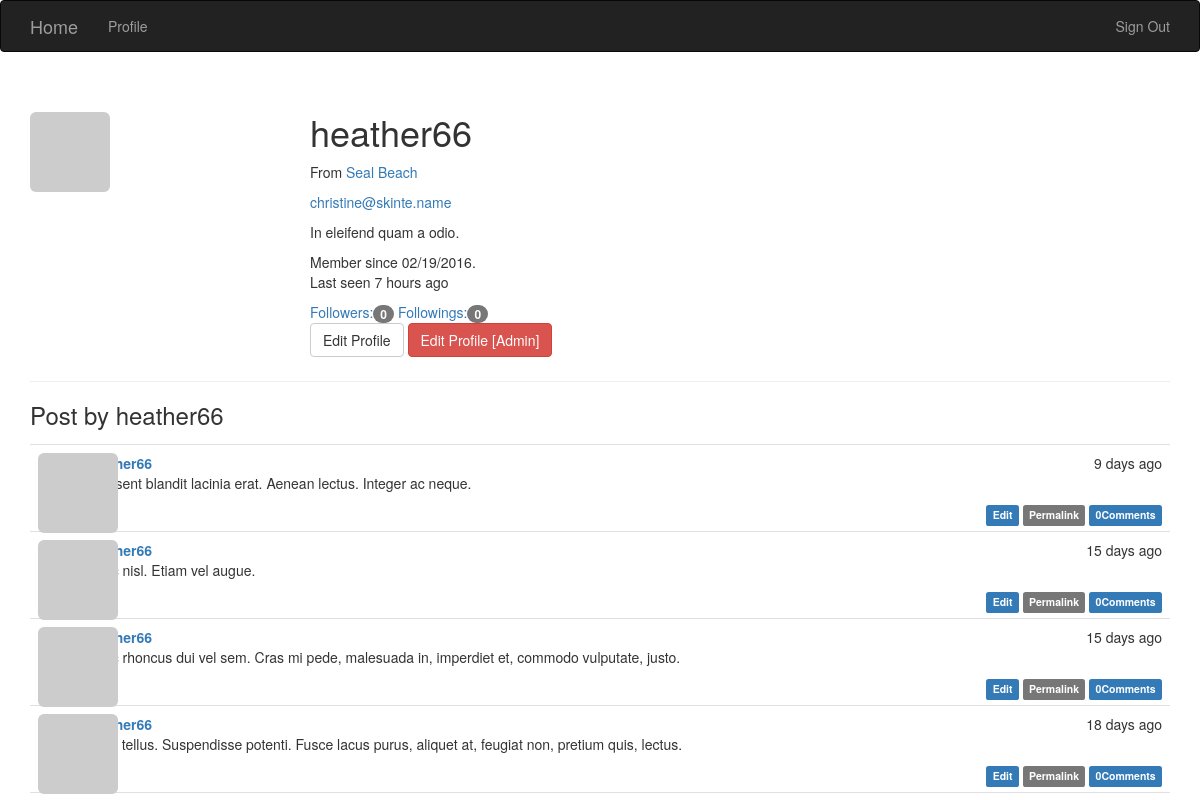
/user/heather66 (signed in), run on the app's committed database.
### flasky.py (models this page shows, shortened)
class User(UserMixin, db.Model):
    __tablename__ = 'users'
    id = db.Column(db.Integer, primary_key=True)
    email = db.Column(db.String(64), unique=True, index=True)
    username = db.Column(db.String(64), unique=True)
    password_hash = db.Column(db.String(128))
    role_id = db.Column(db.Integer, db.ForeignKey('roles.id'))
    confirmed = db.Column(db.Boolean, default=False)
    location = db.Column(db.String(64))
    about_me = db.Column(db.Text())
    member_since = db.Column(db.DateTime(), default=datetime.utcnow)
    last_seen = db.Column(db.DateTime(), default=datetime.utcnow)
    avatar_hash = db.Column(db.String(32))#email md5
    posts = db.relationship('Post', backref='author', lazy='dynamic')
    followed = db.relationship('Follow',
                               foreign_keys=[Follow.follower_id],
                               backref=db.backref('follower', lazy='joined'),
                               lazy='dynamic',
                               cascade='all, delete-orphan')
    followers = db.relationship('Follow', foreign_keys=[Follow.followed_id],
                                backref=db.backref('followed', lazy='joined'),
                                lazy='dynamic',
                                cascade='all, delete-orphan')
    comments = db.relationship('Comment', backref='author', lazy='dynamic')
    @property
    def password(self):
        raise AttributeError('password is not a readable attribute')
    def can(self, permissions):
        return self.role is not None and (self.role.permissions & permissions) == permissions
    def gravatar(self, size=100, default='identicon', rating='g'):
        if request.is_secure:
            url = 'https://secure.gravatar.com/avatar'
        else:
            url = 'https://www.gravatar.com/avatar'
        hash = hashlib.md5(self.email.encode('utf-8')).hexdigest()
        return '{url}/{hash}?s={size}&d={default}&r={rating}'.format(
            url=url, hash=hash, size=size, default=default, rating=rating)

class Post(db.Model):
    __tablename__ = 'posts'
    id = db.Column(db.Integer, primary_key=True)
    body = db.Column(db.Text)
    timestamp = db.Column(db.DateTime, index=True, default=datetime.utcnow)
    author_id = db.Column(db.Integer, db.ForeignKey('users.id'))
    body_html = db.Column(db.Text)
    comments = db.relationship('Comment', backref='post', lazy='dynamic')

### flasky.py (the view)
@app.route('/user/<username>')
def user(username):
    user = User.query.filter_by(username=username).first_or_404()
    posts = user.posts.order_by(Post.timestamp.desc()).all()
    return render_template('user.html', user=user, posts=posts)

### flasky.py (called while the page is built)
@login_manager.user_loader
def load_user(user_id):
    return User.query.get(user_id)

@app.context_processor
def inject_permissions():
    return dict(Permission=Permission)

### templates/user.html (shortened to what this page needs)
{% extends "base.html" %}
{% block page_content %}
<div class="page-header">
    <img class="img-rounded profile-thumbnail" src="{{ user.gravatar(size=256) }}"
        xmlns="http://www.w3.org/1999/html">
    <div class="profile-header">
        <h1>{{ user.username }}</h1>
        <p>
            {% if user.location  %}
            From <a href="http://maps.google.com/?q={{ user.location }}">{{ user.location }}</a>
            {% endif %}
        </p>
        {% if current_user.is_administrator %}
        <p><a href="mailto:{{ user.email }}">{{ user.email }}</a></p>
        {% endif %}
        {% if user.about_me %}<p>{{ user.about_me }}</p>{% endif %}
        <p>
        Member since {{ moment(user.member_since).format('L') }}.<br/>
        Last seen {{ moment(user.last_seen).fromNow() }}
        </p>
        <a href="{{ url_for('followers', username=user.username) }}">
            Followers:<span class="badge">{{ user.followers.count() - 1 }}</span>
        </a>
        <a href="{{ url_for('followings', username=user.username) }}">
            Followings:<span class="badge">{{ user.followed.count() - 1 }}</span>
        </a>
        <p>
            {% if user == current_user %}
            <a class="btn btn-default" href="{{ url_for('edit_profile') }}">
                Edit Profile
            </a>
            {% endif %}
            {% if current_user.is_administrator %}
                <a class="btn btn-danger" href="{{ url_for('edit_profile_admin', id=user.id) }}">
                Edit Profile [Admin]
                </a>
            {% endif %}
        </p>
    </div>
 </div>
<h3>Post by {{ user.username }}</h3>
{% include "_posts.html" %}
{% endblock %}

### templates/_posts.html
<ul class="posts">
    {% for post in posts %}
    <li class="post">
        <div class="post-thumbnail">
            <a href="{{ url_for('user', username=post.author.username) }}">
                <img class="img-rounded profile-thumbnail"
                src="{{ post.author.gravatar(size=40) }}">
            </a>
        </div>
        <div class="post-content">
            <div class="post-date">{{ moment(post.timestamp).fromNow() }}</div>
            <div class="post-author">
                <a href="{{ url_for('user', username=post.author.username) }}">
                    {{ post.author.username }}
                </a>
            </div>
            <div class="post-body">
                {% if post.body_html %}
                    {{ post.body_html | safe }}
                {% else %}
                    {{ post.body }}
                {% endif %}
            </div>
            <div class="post-footer">
                {% if current_user == post.author %}
                <a href="{{ url_for('edit', id=post.id) }}">
                    <span class="label label-primary">Edit</span>
                </a>
                {% elif current_user.is_authenticated and current_user.is_administrator %}
                <a href="{{ url_for('edit', id=post.id) }}">
                    <span class="label label-danger">Edit[Admin]</span>
                </a>
                {% endif %}
                <a href="{{ url_for('post', id=post.id) }}">
                    <span class="label label-default">Permalink</span>
                </a>
                <a href="{{ url_for('post', id=post.id) }}#comments">
                    <span class="label label-primary">
                        {{ post.comments.count() }}Comments
                    </span>
                </a>
            </div>
        </div>
    </li>
    {% endfor %}
</ul>

### static/styles.css (style rules this page uses)
.profile-thumbnail { position: absolute; }
.profile-header { min-height: 260px; margin-left: 280px; }
ul.posts { list-style-type: none; padding: 0px; margin: 16px 0px 0px 0px; border-top: 1px solid #e0e0e0; }
ul.posts li.post { padding: 8px; border-bottom: 1px solid #e0e0e0; }
div.post-date { float: right; }
div.post-author { font-weight: bold; }
div.post-thumbnail { position: absolute; }
div.post-content { margin-left: 48px; min-height: 48px; }
div.post-footer { text-align: right; }

### data on the page
User: username "heather66", location "Seal Beach", email "christine@skinte.name", about_me "In eleifend quam a odio.", member_since "02/19/2016", last_seen "7 hours ago"
Post: timestamp "9 days ago", author.username "heather66", body_html "Praesent blandit lacinia erat. Aenean lectus. Integer ac neque.", comments.count "0"
Post: timestamp "15 days ago", author.username "heather66", body_html "Nunc nisl. Etiam vel augue.", comments.count "0"
Post: timestamp "15 days ago", author.username "heather66", body_html "Nunc rhoncus dui vel sem. Cras mi pede, malesuada in, imperdiet et, commodo vulputate, justo.", comments.count "0"
Post: timestamp "18 days ago", author.username "heather66", body_html "Nulla tellus. Suspendisse potenti. Fusce lacus purus, aliquet at, feugiat non, pretium quis, lectus.", comments.count "0"

### other printed values
{{ user.followers.count() - 1 }} "0"
{{ user.followed.count() - 1 }} "0"
